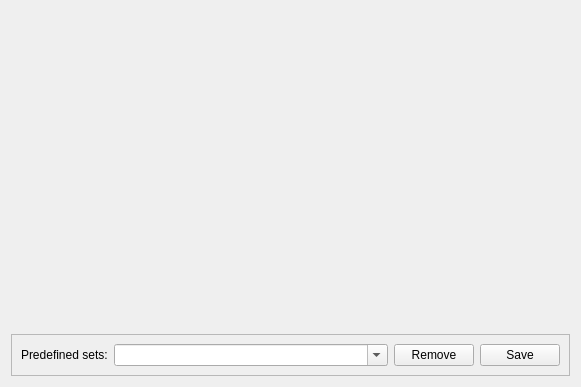
<?xml version="1.0" encoding="UTF-8"?>
<ui version="4.0">
 <class>ChannelsUI</class>
 <widget class="QWidget" name="ChannelsUI">
  <property name="geometry">
   <rect>
    <x>0</x>
    <y>0</y>
    <width>581</width>
    <height>387</height>
   </rect>
  </property>
  <property name="windowTitle">
   <string>Form</string>
  </property>
  <layout class="QVBoxLayout" name="verticalLayout">
   <item>
    <spacer name="verticalSpacer">
     <property name="orientation">
      <enum>Qt::Vertical</enum>
     </property>
     <property name="sizeHint" stdset="0">
      <size>
       <width>20</width>
       <height>335</height>
      </size>
     </property>
    </spacer>
   </item>
   <item>
    <widget class="QFrame" name="frame">
     <property name="frameShape">
      <enum>QFrame::StyledPanel</enum>
     </property>
     <property name="frameShadow">
      <enum>QFrame::Raised</enum>
     </property>
     <layout class="QHBoxLayout" name="horizontalLayout">
      <item>
       <widget class="QLabel" name="label">
        <property name="text">
         <string>Predefined sets:</string>
        </property>
        <property name="buddy">
         <cstring>predefinedlist</cstring>
        </property>
       </widget>
      </item>
      <item>
       <widget class="QComboBox" name="predefinedlist">
        <property name="sizePolicy">
         <sizepolicy hsizetype="MinimumExpanding" vsizetype="Fixed">
          <horstretch>0</horstretch>
          <verstretch>0</verstretch>
         </sizepolicy>
        </property>
        <property name="editable">
         <bool>true</bool>
        </property>
       </widget>
      </item>
      <item>
       <widget class="QPushButton" name="btnRemovePredefined">
        <property name="text">
         <string>Remove</string>
        </property>
        <property name="icon">
         <iconset resource="../../app.qrc">
          <normaloff>:/icons/edit-delete.png</normaloff>:/icons/edit-delete.png</iconset>
        </property>
       </widget>
      </item>
      <item>
       <widget class="QPushButton" name="btnSavePredefined">
        <property name="text">
         <string>Save</string>
        </property>
        <property name="icon">
         <iconset resource="../../app.qrc">
          <normaloff>:/icons/document-save.png</normaloff>:/icons/document-save.png</iconset>
        </property>
       </widget>
      </item>
     </layout>
    </widget>
   </item>
  </layout>
  <action name="actionLoad_from_EEProm">
   <property name="icon">
    <iconset resource="../../app.qrc">
     <normaloff>:/icons/document-open.png</normaloff>:/icons/document-open.png</iconset>
   </property>
   <property name="text">
    <string>Load from EEProm</string>
   </property>
  </action>
  <action name="actionSaveToEEProm">
   <property name="icon">
    <iconset resource="../../app.qrc">
     <normaloff>:/icons/document-save.png</normaloff>:/icons/document-save.png</iconset>
   </property>
   <property name="text">
    <string>SaveToEEProm</string>
   </property>
  </action>
  <action name="actionChannelCount">
   <property name="icon">
    <iconset resource="../../app.qrc">
     <normaloff>:/icons/chronometer.png</normaloff>:/icons/chronometer.png</iconset>
   </property>
   <property name="text">
    <string>ChannelCount</string>
   </property>
  </action>
  <action name="actionResend">
   <property name="icon">
    <iconset resource="../../app.qrc">
     <normaloff>:/icons/arrow-right.png</normaloff>:/icons/arrow-right.png</iconset>
   </property>
   <property name="text">
    <string>Resend</string>
   </property>
  </action>
  <action name="actionRefetch">
   <property name="icon">
    <iconset resource="../../app.qrc">
     <normaloff>:/icons/arrow-left.png</normaloff>:/icons/arrow-left.png</iconset>
   </property>
   <property name="text">
    <string>Refetch</string>
   </property>
  </action>
 </widget>
 <resources>
  <include location="../../app.qrc"/>
 </resources>
 <connections/>
</ui>
